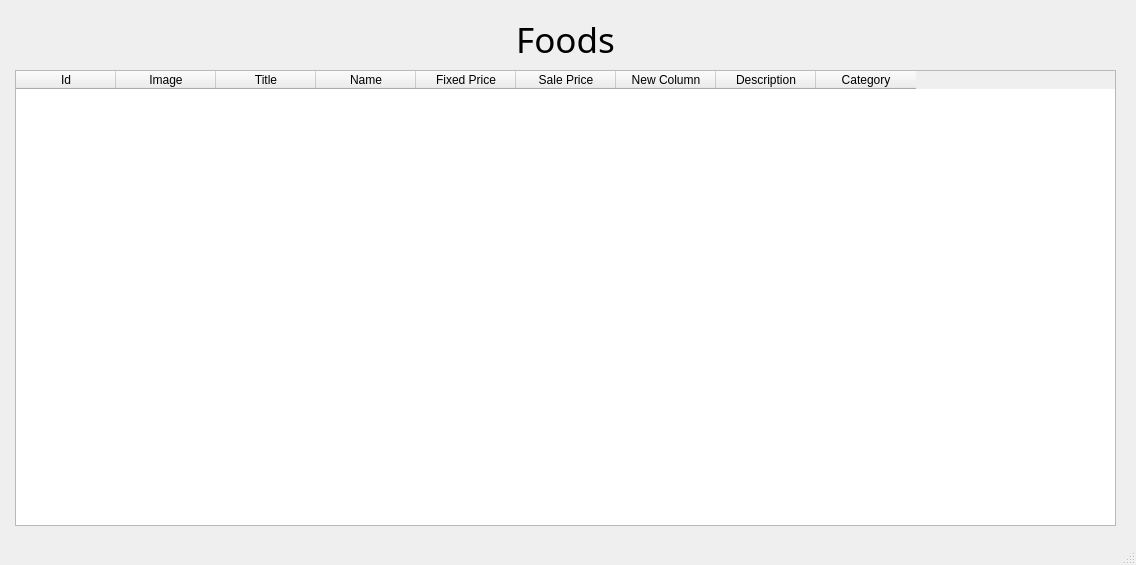
<?xml version="1.0" encoding="UTF-8"?>
<ui version="4.0">
 <class>MainWindow</class>
 <widget class="QMainWindow" name="MainWindow">
  <property name="geometry">
   <rect>
    <x>0</x>
    <y>0</y>
    <width>1136</width>
    <height>565</height>
   </rect>
  </property>
  <property name="windowTitle">
   <string>MainWindow</string>
  </property>
  <widget class="QWidget" name="centralwidget">
   <widget class="QWidget" name="gridLayoutWidget">
    <property name="geometry">
     <rect>
      <x>10</x>
      <y>10</y>
      <width>1111</width>
      <height>521</height>
     </rect>
    </property>
    <layout class="QGridLayout" name="gridLayout">
     <property name="leftMargin">
      <number>5</number>
     </property>
     <property name="topMargin">
      <number>5</number>
     </property>
     <property name="rightMargin">
      <number>5</number>
     </property>
     <property name="bottomMargin">
      <number>5</number>
     </property>
     <item row="0" column="0">
      <widget class="QLabel" name="lblTitle">
       <property name="font">
        <font>
         <family>Arial Rounded MT Bold</family>
         <pointsize>26</pointsize>
        </font>
       </property>
       <property name="text">
        <string>Foods</string>
       </property>
       <property name="alignment">
        <set>Qt::AlignCenter</set>
       </property>
      </widget>
     </item>
     <item row="1" column="0">
      <widget class="QTableWidget" name="tableFoods">
       <column>
        <property name="text">
         <string>Id</string>
        </property>
       </column>
       <column>
        <property name="text">
         <string>Image</string>
        </property>
       </column>
       <column>
        <property name="text">
         <string>Title</string>
        </property>
       </column>
       <column>
        <property name="text">
         <string>Name</string>
        </property>
       </column>
       <column>
        <property name="text">
         <string>Fixed Price</string>
        </property>
       </column>
       <column>
        <property name="text">
         <string>Sale Price</string>
        </property>
       </column>
       <column>
        <property name="text">
         <string>New Column</string>
        </property>
       </column>
       <column>
        <property name="text">
         <string>Description</string>
        </property>
       </column>
       <column>
        <property name="text">
         <string>Category</string>
        </property>
       </column>
      </widget>
     </item>
    </layout>
   </widget>
  </widget>
  <widget class="QStatusBar" name="statusbar"/>
 </widget>
 <resources/>
 <connections/>
</ui>
